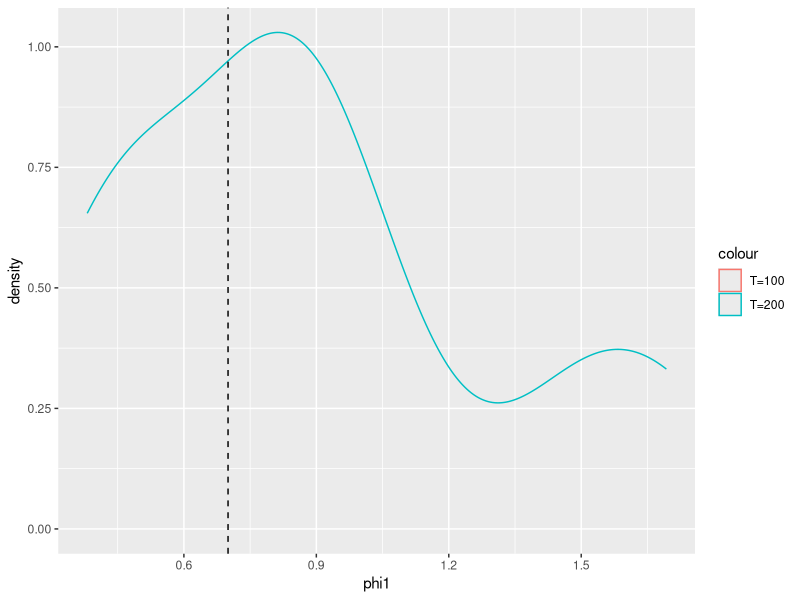
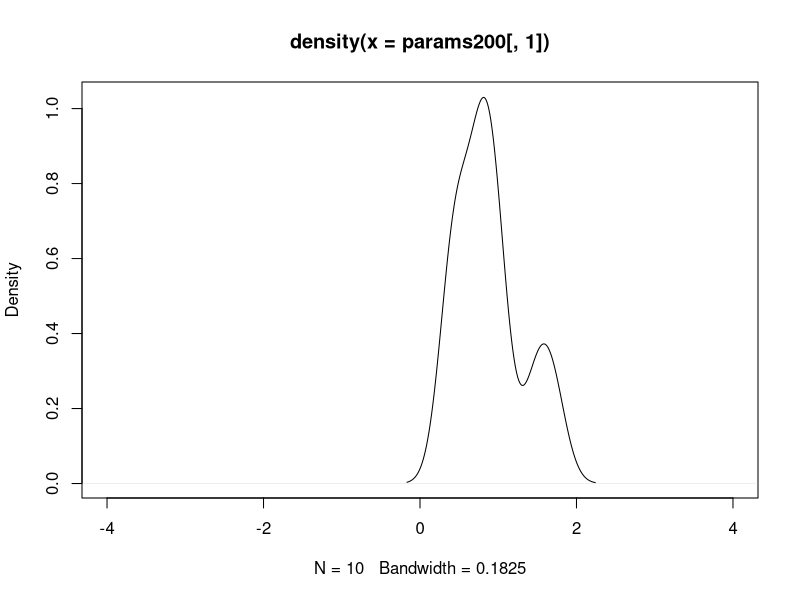

The R source for these figures, in order: (Note: this script raises an error after producing the figures.)
library(ggplot2)

params100 <- read.csv(file='results/params_studentT100.csv', header=FALSE, col.names=c("phi1", "phi2", "phi3", "phi4", "converge"))
params200 <- read.csv(file='results/params_studentT200.csv', header=FALSE, col.names=c("phi1", "phi2", "phi3", "phi4", "converge"))

ggplot() + 
  geom_density(data=params100, aes(x=phi1, colour='T=100')) +
  geom_density(data=params200, aes(x=phi1, colour='T=200')) +
  geom_vline(xintercept = 0.7, linetype = "dashed")











plot(density(params200[,1]), xlim=c(-4,4))
lines(density(params100[,1]), type = "l", col = "blue")
abline(v=0.7, col="red")
legend(-4, 1, legend=c("Line 1", "Line 2"), col=c("red", "blue"), lty=1:2, cex=0.8)

plot(density(params200[,2]), xlim=c(-4,4))
lines(density(params100[,2]), type = "l", col = "blue")
abline(v=-1.3, col="red")

plot(density(params200[,3][params200[,3] > -4 &  params200[,3] < 4]), xlim=c(-4,4))
lines(density(params100[,3][params100[,3] > -4 &  params100[,3] < 4]), type = "l", col = "blue")
abline(v=0, col="red")

plot(density(params200[,4][params200[,4] > -4 &  params200[,4] < 4]), xlim=c(-4,4))
lines(density(params100[,4][params100[,4] > -4 &  params100[,4] < 4]), type = "l", col = "blue")
abline(v=2, col="red")

# 
# 
# 
# 
# 
# 
# # plot(density(params100[,1][params100[,1] > -4 &  params100[,1] < 4]), xlim=c(-4,4))
# # plot(density(params100[,2][params100[,2] > -4 &  params100[,2] < 4]), xlim=c(-4,4))
# # plot(density(params100[,3][params100[,3] > -4 &  params100[,3] < 4]), xlim=c(-4,4))
# # plot(density(params100[,4][params100[,4] > -4 &  params100[,4] < 4]), xlim=c(-4,4))
# # 
# # plot(density(params200[,1][params200[,1] > -4 &  params200[,1] < 4]), xlim=c(-4,4))
# # lines(density(params100[,1][params100[,1] > -4 &  params100[,1] < 4]), type = "l", col = "blue")
# # 
# # plot(density(params200[,2][params200[,2] > -4 &  params200[,2] < 4]), xlim=c(-4,4))
# # lines(density(params100[,2][params100[,2] > -4 &  params100[,2] < 4]), type = "l", col = "blue")
# # 
# # plot(density(params200[,3][params200[,3] > -4 &  params200[,3] < 4]), xlim=c(-4,4))
# # lines(density(params100[,3][params100[,3] > -4 &  params100[,3] < 4]), type = "l", col = "blue")
# # 
# # plot(density(params200[,4][params200[,4] > -4 &  params200[,4] < 4]), xlim=c(-4,4))
# # lines(density(params100[,4][params100[,4] > -4 &  params100[,4] < 4]), type = "l", col = "blue")
# # 
# # 
# # 
# # 
# # 
# # 
# # 
# # # Y <- read.csv(file='Y_CORN_SOY.csv', header=FALSE, col.names=c("Y1", "Y2"))
# # # plot(Y[,2],type = "l", col = "red", xlab = "", ylab = "")
# # # lines(Y[,1], type = "l", col = "blue")
# # # 
# # # acf(Y[,1], 25, pl=TRUE)$acf[,,1]
# # # acf(Y[,2], 25, pl=TRUE)$acf[,,1]
# # # ccf(Y[,1], Y[,2], 25, pl=TRUE)
# # # ccf(Y[,2], Y[,1], 25, pl=TRUE)
# # # 
# # # 
# # # 
# # # # VAR(1) estimation with simulated data
# # # H <- determine_H(Y)
# # # estimation_VAR1 <- optim(c(0,0,0,0), portmanteau_fun_VAR1, Y=Y, H=10, control=list(maxit=1000))
# # # estimation_VAR1
# # # 
# # # estimation_VAR2 <- optim(c(0,0,0,0,0,0,0,0), portmanteau_fun_VAR2, Y=Y, H=10, control=list(maxit=1000))
# # # 
# # # params <- estimation_VAR2$par
# # # phi1 <- rbind(c(params[1], params[2]), c(params[3], params[4]))
# # # phi2 <- rbind(c(params[5], params[6]), c(params[7], params[8]))
# # # 
# # # print(phi2)
# # # print(eigen(phi2)$values)
# # # 
# # # 
# # # 
# # # 
# # # 
# # # 
# # # params <- estimation_VAR1$par
# # # phi1 <- rbind(c(params[1], params[2]), c(params[3], params[4]))
# # # # phi2 <- rbind(c(params[5], params[6]), c(params[7], params[8]))
# # # 
# # # print(phi1)
# # # print(eigen(phi1)$values)
# # # 
# # # 
# # # 
# # # 
# # # 
# # # 
# # # # Set seed
# # # set.seed(10)
# # # 
# # # # Read data
# # # # Y <- read.csv(file = 'Y_sim_Seed10.csv', header = FALSE, col.names=c("Y1", "Y2"))
# # # Y <- read.csv(file='Y_sim.csv', header=FALSE, col.names=c("Y1", "Y2"))
# # # H <- determine_H(Y)
# # # 
# # # # Simulate Y - student-t errors, T=1000, dof=4
# # # A <- rbind(c(1, -1), c(0,1))
# # # J <- c(0.7, 2)
# # # sim1 <- simulateVar1(Y, 1000, 4, A, J)
# # # 
# # # sim1$Y_star_sim
# # # 
# # # # Plot simulated data
# # # # plot(sim1$Y_star_sim[,1],type = "l", col = "red", xlab = "", ylab = "")
# # # # lines(sim1$Y_star_sim[,2], type = "l", col = "blue")
# # # 
# # # # # VAR(1) estimation with simulated data
# # # # H <- determine_H(sim1$Y_star_sim)
# # # # estimation_VAR1 <- optim(c(0,0,0,0), portmanteau_fun_VAR1, Y=sim1$Y_star_sim, H=H, method="BFGS", control=list(maxit=200))
# # # 
# # # # estimation_VAR1
# # # 
# # # # # VAR(2) estimation
# # # # estimation_VAR2 <- optim(c(0,0,0,0,0,0,0,0), portmanteau_fun_VAR2, Y=Y, H=H, method = "BFGS", control=list(maxit=1000))
# # # 
# # # 
# # # 
# # # 
# # # 
# # # 
# # # 
# # # 
# # # 
# # # # VAR(3) estimation
# # # # estimation_VAR3 <- optim(c(0,0,0,0,0,0,0,0,0,0,0,0), portmanteau_fun_VAR3, Y=Y, H=H, method = "BFGS", control=list(maxit=1000))
# # # 
# # # 
# # # # params <- result$par
# # # # phi1 <- rbind(c(params[1], params[2]), c(params[3], params[4]))
# # # # phi2 <- rbind(c(params[5], params[6]), c(params[7], params[8]))
# # # 
# # # # print(phi1)
# # # # print(eigen(phi1)$values)
# # # # 
# # # # print(phi2)
# # # # print(eigen(phi2)$values)
# # # 
# # # 
